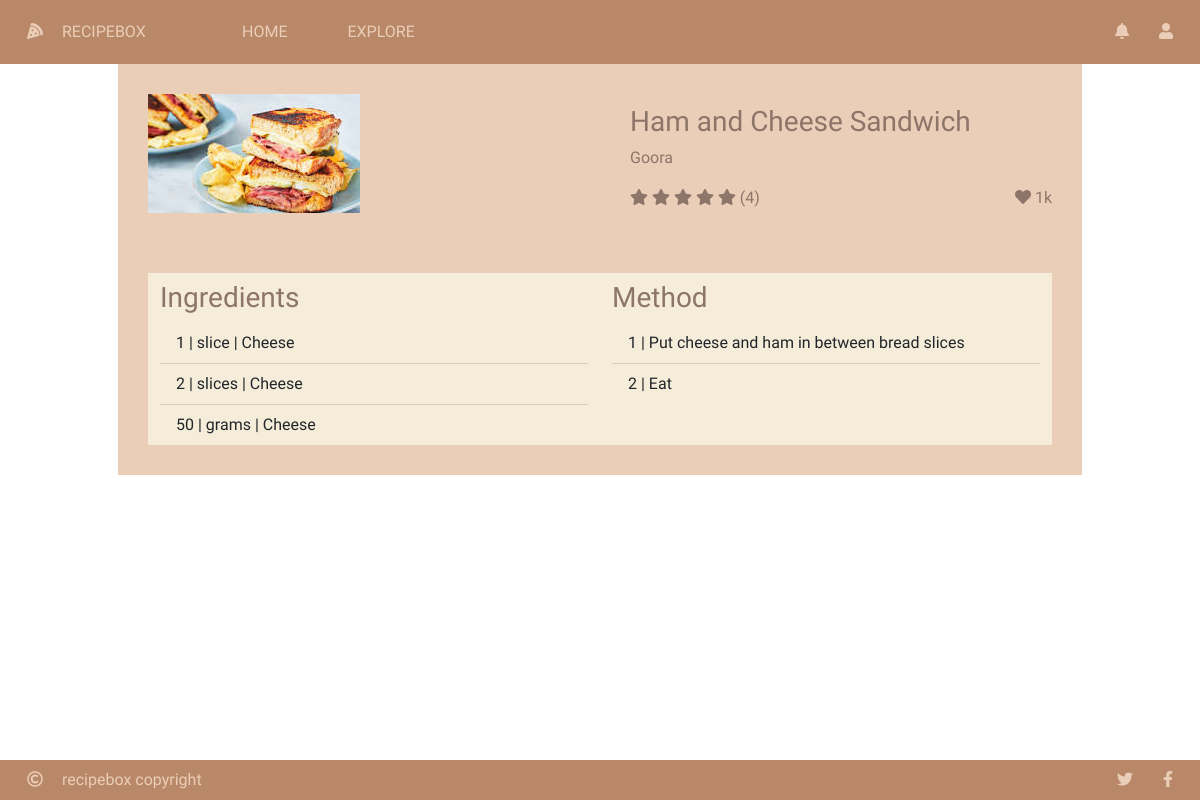
Page /recipe/1/ on the committed database.
### recipebox/models/recipes.py (models this page shows, shortened)
class Recipe(db.Model):
    __tablename__ = "recipe"
    id = db.Column(db.Integer, primary_key=True)
    name = db.Column(db.String(30), nullable=False)
    picture = db.Column(db.String(150), nullable=False)
    cook_time = db.Column(db.Integer, nullable=False)
    date_created = db.Column(db.DateTime, nullable=False)
    ingredients = db.relationship('RecipeIngredient', backref="recipe_object", lazy=True)
    procedures = db.relationship('RecipeProcedure', backref="recipe_object", lazy=True)
    user_id = db.Column(db.Integer, db.ForeignKey('user.id'), nullable=False)
    likes = db.relationship('Like', backref="recipe_object", lazy=True)
    ratings = db.relationship('Rating', backref="recipe_object", lazy=True)
    tags = db.relationship('Tag', secondary=tags, lazy='subquery', backref=db.backref('recipes', lazy=True))

class RecipeIngredient(db.Model):
    __tablename__ = "recipe_ingredient"
    id = db.Column(db.Integer, primary_key=True)
    recipe_id = db.Column(db.Integer, db.ForeignKey('recipe.id'), nullable=False)
    ingredient_id = db.Column(db.Integer, db.ForeignKey('ingredient.id'), nullable=False)
    quantity = db.Column(db.Integer, nullable=False)
    unit = db.Column(db.String(30), nullable=False)

class Ingredient(db.Model):
    __tablename__ = "ingredient"
    id = db.Column(db.Integer, primary_key=True)
    name = db.Column(db.String(30), nullable=False)
    picture = db.Column(db.String(150), nullable=False)
    recipes = db.relationship('RecipeIngredient', backref="ingredient_object", lazy=True)

class RecipeProcedure(db.Model):
    __tablename__ = "recipe_procedure"
    id = db.Column(db.Integer, primary_key=True)
    recipe_id = db.Column(db.Integer, db.ForeignKey('recipe.id'), nullable=False)
    recipe_step = db.Column(db.Integer, nullable=False)
    procedure = db.Column(db.String(100), nullable=False)

### recipebox/models/auth.py (models this page shows, shortened)
class User(UserMixin, db.Model):
    __tablename__ =  "user"
    id = db.Column(db.Integer, primary_key=True)
    email = db.Column(db.String(255), unique=True, nullable=False)
    username = db.Column(db.String(255), nullable=False)
    password = db.Column(db.String(255), nullable=False)
    registered_on = db.Column(db.DateTime, nullable=False)
    admin = db.Column(db.Boolean, nullable=False, default=False)
    recipes = db.relationship('Recipe', backref="user_object", lazy=True)
    likes = db.relationship('Like', backref="user_object", lazy=True)
    ratings = db.relationship('Rating', backref="user_object", lazy=True)
    bio = db.Column(db.String(1024), nullable=True)

### recipebox/recipes/recipes.py (the view)
@recipe_bp.route('/recipe/<id>/')
def recipe_view(id):
    selected_recipe = Recipe.query.get(id)
    if selected_recipe is None:
        return render_template('404_notfound.html')
    else:
        return render_template('view.html', recipe=selected_recipe)

### recipebox/recipes/templates/view.html (shortened to what this page needs)
{% extends "base.html" %}
{% block head %}
	{{ super() }}
	<link rel="stylesheet" type="text/css" href="{{ url_for('static', filename='css/recipes/view.css') }}"/>
{% endblock %}
{% block content %}
	<div id="view-container" class="container">
		<div id="recipe-info" class="row">
			<div class="col-6">
				<div class="img-box">
					<img src="{{ url_for('static', filename='res/recipes/' + recipe.picture) }}"></div>
			</div>
			<div class="col vertical-center">
				<h3>{{ recipe.name }}</h3>
				<p class="subtitle">{{ recipe.user_object.username }}</p>
				<div class="inline">
					<div id="star-score">
						{% for i in range(5) %}
							<i class="fas fa-star"></i>
						{% endfor %}
						<p>(4)</p>
					</div>
					<div id="like-button">
						<i class="fas fa-heart"></i>
						<p>1k</p>
					</div>
				</div>
			</div>
		</div>
		<div id="recipe-procedure" class="row">
			<div id="ingredient-list" class="col-6">
				<h3>Ingredients</h3>
				<ul class="list-group list-group-flush">
					{% for ingredient in recipe.ingredients %}
						<li class="list-group-item">
							{{ ingredient.quantity }} | {{ ingredient.unit }} | {{ ingredient.ingredient_object.name }}
						</li>
					{% endfor %}
				</ul>
			</div>
			<div id="method-list" class="col-6">
				<h3>Method</h3>
				<ul class="list-group list-group-flush">
					{% for procedure in recipe.procedures %}
						<li class="list-group-item">
							{{ procedure.recipe_step }} | {{ procedure.procedure }}
						</li>
					{% endfor %}
				</ul>
			</div>
		</div>
	</div>
{% endblock %}

### recipebox/static/css/recipebox.css (style rules this page uses)
html { min-height: 100%; }
body { background: url("../res/background.png") no-repeat center center fixed; background-size: cover; color: #f5edda; height: 100%; font-family: "Raleway", sans-serif; }
.vertical-center { margin-top: auto; margin-bottom: auto; }

### recipebox/static/css/recipes/view.css (style rules this page uses)
#view-container { padding: 0px 100px; color: #8e756a; }
h3 { margin: 8px 0px; }
#recipe-info, #recipe-procedure, #comments { background-color: #ebceb8; }
#recipe-info > div, #recipe-procedure { padding: 30px; }
#recipe-info img { max-width: 100%; max-height: 100%; object-fit: contain; }
#recipe-info .inline, #recipe-info .inline * { display: inline; }
#like-button { float: right; }
#ingredient-list *, #ingredient-list, #method-list *, #method-list { background-color: #f5edda; }

### rows in the picture
Recipe: picture (picture), name "Ham and Cheese Sandwich"
User: user_object.username "Goora"
RecipeIngredient: quantity "1", unit "slice", ingredient_object.name "Cheese"
RecipeIngredient: quantity "2", unit "slices", ingredient_object.name "Cheese"
RecipeIngredient: quantity "50", unit "grams", ingredient_object.name "Cheese"
RecipeProcedure: recipe_step "1", procedure "Put cheese and ham in between bread slices"
RecipeProcedure: recipe_step "2", procedure "Eat"
